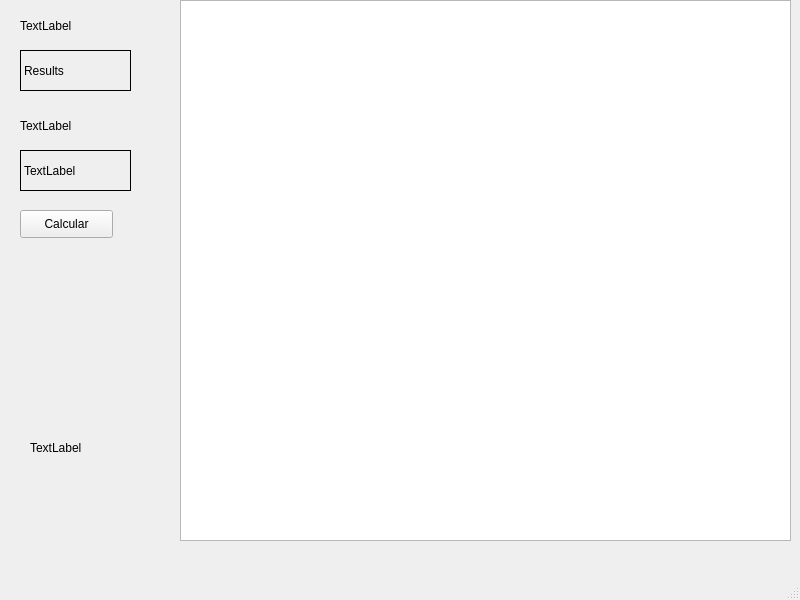
<?xml version="1.0" encoding="UTF-8"?>
<ui version="4.0">
 <class>MainWindow</class>
 <widget class="QMainWindow" name="MainWindow">
  <property name="geometry">
   <rect>
    <x>0</x>
    <y>0</y>
    <width>800</width>
    <height>600</height>
   </rect>
  </property>
  <property name="windowTitle">
   <string>MainWindow</string>
  </property>
  <widget class="QWidget" name="centralwidget">
   <widget class="QGraphicsView" name="Scene">
    <property name="geometry">
     <rect>
      <x>180</x>
      <y>0</y>
      <width>611</width>
      <height>541</height>
     </rect>
    </property>
   </widget>
   <widget class="QLabel" name="label">
    <property name="geometry">
     <rect>
      <x>20</x>
      <y>50</y>
      <width>111</width>
      <height>41</height>
     </rect>
    </property>
    <property name="frameShape">
     <enum>QFrame::Box</enum>
    </property>
    <property name="text">
     <string>Results</string>
    </property>
   </widget>
   <widget class="QPushButton" name="pushButton">
    <property name="geometry">
     <rect>
      <x>20</x>
      <y>210</y>
      <width>93</width>
      <height>28</height>
     </rect>
    </property>
    <property name="text">
     <string>Calcular</string>
    </property>
    <property name="checkable">
     <bool>true</bool>
    </property>
   </widget>
   <widget class="QLabel" name="label_2">
    <property name="geometry">
     <rect>
      <x>20</x>
      <y>150</y>
      <width>111</width>
      <height>41</height>
     </rect>
    </property>
    <property name="frameShape">
     <enum>QFrame::Box</enum>
    </property>
    <property name="text">
     <string>TextLabel</string>
    </property>
   </widget>
   <widget class="QLabel" name="label_3">
    <property name="geometry">
     <rect>
      <x>20</x>
      <y>115</y>
      <width>101</width>
      <height>21</height>
     </rect>
    </property>
    <property name="text">
     <string>TextLabel</string>
    </property>
   </widget>
   <widget class="QLabel" name="label_4">
    <property name="geometry">
     <rect>
      <x>20</x>
      <y>16</y>
      <width>101</width>
      <height>20</height>
     </rect>
    </property>
    <property name="text">
     <string>TextLabel</string>
    </property>
   </widget>
   <widget class="QLabel" name="lprueba">
    <property name="geometry">
     <rect>
      <x>30</x>
      <y>440</y>
      <width>56</width>
      <height>16</height>
     </rect>
    </property>
    <property name="text">
     <string>TextLabel</string>
    </property>
   </widget>
  </widget>
  <widget class="QMenuBar" name="menubar">
   <property name="geometry">
    <rect>
     <x>0</x>
     <y>0</y>
     <width>800</width>
     <height>26</height>
    </rect>
   </property>
  </widget>
  <widget class="QStatusBar" name="statusbar"/>
  <action name="actionAddResistor">
   <property name="icon">
    <iconset resource="img.qrc">
     <normaloff>:/Recursos/resistror141.jpg</normaloff>:/Recursos/resistror141.jpg</iconset>
   </property>
   <property name="text">
    <string>AddResistor</string>
   </property>
  </action>
  <action name="actionAddSource">
   <property name="icon">
    <iconset resource="img.qrc">
     <normaloff>:/Recursos/source141.jpg</normaloff>:/Recursos/source141.jpg</iconset>
   </property>
   <property name="text">
    <string>AddSource</string>
   </property>
  </action>
 </widget>
 <resources>
  <include location="img.qrc"/>
 </resources>
 <connections/>
</ui>
